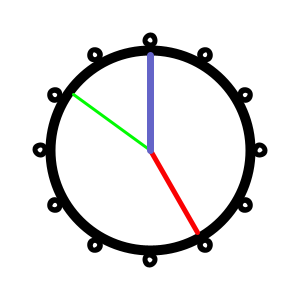
Frame 1 (no input)
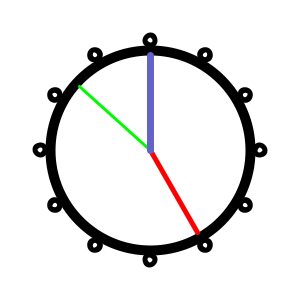
Frame 60 (the mouse pressed at the canvas centre just before this capture)
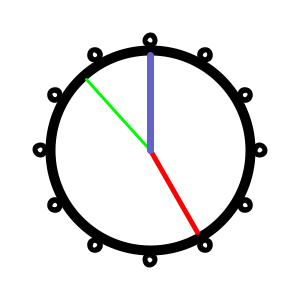
Frame 120 (the mouse held since frame 60 and released just before this capture)

The Processing sketch that drew these frames (run headless with seeded random() and noise(); from frame 60 on, the mouse is pressed at the canvas centre):

// Processing sketch: Clock
// ── Clock.pde
void setup() {
 size(300,300);
 
}
void draw() {
 background(255);
 translate(width/2,height/2);
 
 strokeWeight(10);
 stroke(0);
 ellipse(0,0,200,200);
 for(int i = 0; i < 12; i++){
   ellipse(PI/2*70,0,5,5);
   rotate(TWO_PI/12);
 }
 
 strokeWeight(3);
 stroke(1,250,2);
 float radSec = 360 / 60 * second();
 pushMatrix();
 rotate(radians(radSec));
 line(0,0,0,-95);
 popMatrix();
 
 strokeWeight(5);
 stroke(250,1,2);
 float radMin = 360 / 60 * minute();
 pushMatrix();
 rotate(radians(radMin));
 line(0,0,0,-95);
 popMatrix();
 
 strokeWeight(7);
 stroke(100,100,200);
 float radHr = 360 / 12 * hour();
 pushMatrix();
 rotate(radians(radHr));
 line(0,0,0,-95);
 popMatrix();
}
